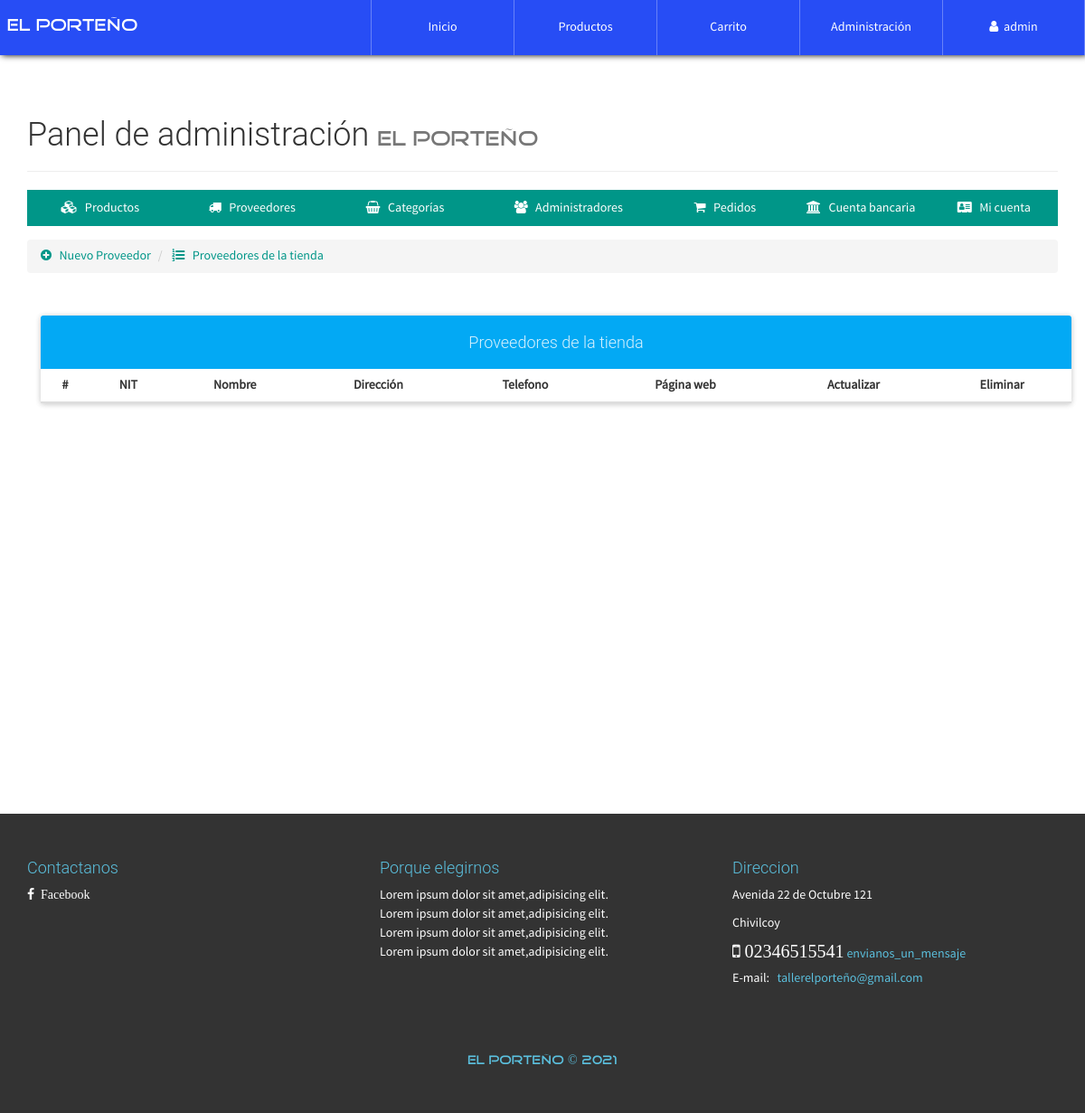
The page /configAdmin.php?view=providerlist (signed in) on the database as committed earlier.
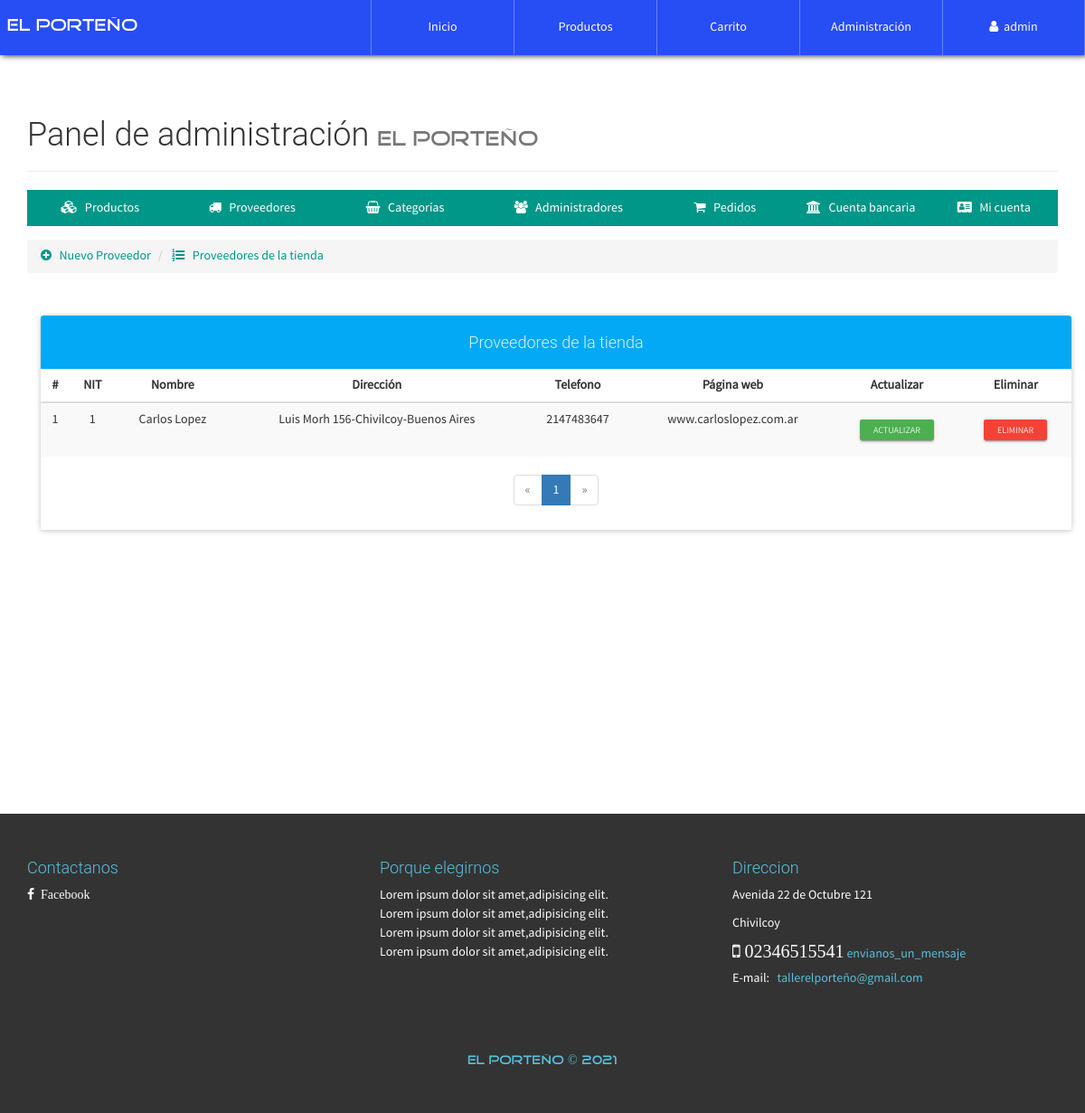
The same page on the database as committed later.
### tables this page shows
CREATE TABLE `proveedor` (
  `NITProveedor` varchar(30) NOT NULL,
  `NombreProveedor` varchar(30) NOT NULL,
  `Direccion` varchar(200) NOT NULL,
  `Telefono` int(20) NOT NULL,
  `PaginaWeb` varchar(30) NOT NULL
);

### admin/providerlist-view.php (the view, shortened to what this page needs)
<ul class="breadcrumb" style="margin-bottom: 5px;">
    <li>
        <a href="configAdmin.php?view=provider">
            <i class="fa fa-plus-circle" aria-hidden="true"></i> &nbsp; Nuevo Proveedor
        </a>
    </li>
    <li>
        <a href="configAdmin.php?view=providerlist"><i class="fa fa-list-ol" aria-hidden="true"></i> &nbsp; Proveedores de la tienda</a>
    </li>
</ul>
<div class="container">
	<div class="row">
		<div class="col-xs-12">
            <br><br>
            <div class="panel panel-info">
                <div class="panel-heading text-center"><h4>Proveedores de la tienda</h4></div>
              	<div class="table-responsive">
                  <table class="table table-striped table-hover">
                      	<thead>
                          	<tr>
								<th class="text-center">#</th>
                              	<th class="text-center">NIT</th>
                              	<th class="text-center">Nombre</th>
                              	<th class="text-center">Dirección</th>
                              	<th class="text-center">Telefono</th>
                              	<th class="text-center">Página web</th>
                              	<th class="text-center">Actualizar</th>
                              	<th class="text-center">Eliminar</th>
                          	</tr>
                      	</thead>
                      	<tbody>
                          	<?php
								$mysqli = mysqli_connect(SERVER, USER, PASS, BD);
								mysqli_set_charset($mysqli, "utf8");
								$pagina = isset($_GET['pag']) ? (int)$_GET['pag'] : 1;
								$regpagina = 30;
								$inicio = ($pagina > 1) ? (($pagina * $regpagina) - $regpagina) : 0;
								$proveedores=mysqli_query($mysqli,"SELECT SQL_CALC_FOUND_ROWS * FROM proveedor LIMIT $inicio, $regpagina");
								$totalregistros = mysqli_query($mysqli,"SELECT FOUND_ROWS()");
								$totalregistros = mysqli_fetch_array($totalregistros, MYSQLI_ASSOC);
								$numeropaginas = ceil($totalregistros["FOUND_ROWS()"]/$regpagina);
								$cr=$inicio+1;
                                while($prov=mysqli_fetch_array($proveedores, MYSQLI_ASSOC)){
                            ?>
							<tr>
								<td class="text-center"><?php echo $cr; ?></td>
								<td class="text-center"><?php echo $prov['NITProveedor']; ?></td>
								<td class="text-center"><?php echo $prov['NombreProveedor']; ?></td>
								<td class="text-center"><?php echo $prov['Direccion']; ?></td>
								<td class="text-center"><?php echo $prov['Telefono']; ?></td>
								<td class="text-center"><?php echo $prov['PaginaWeb']; ?></td>
								<td class="text-center">
	                        		<a href="configAdmin.php?view=providerinfo&code=<?php echo $prov['NITProveedor']; ?>" class="btn btn-raised btn-xs btn-success">Actualizar</a>
	                        	</td>
	                        	<td class="text-center">
	                        		<form action="process/delprove.php" method="POST" class="FormCatElec" data-form="delete">
	                        			<button type="submit" class="btn btn-raised btn-xs btn-danger">Eliminar</button>
	                        		</form>
	                        	</td>
                            <?php
                            	$cr++;
                                }
                            ?>
                      	</tbody>
                  </table>
              	</div>
                <?php if($numeropaginas>=1): ?>
              	<div class="text-center">
                  <ul class="pagination">
                    <?php if($pagina == 1): ?>
                        <li class="disabled">
                            <a>
                                <span aria-hidden="true">&laquo;</span>
                            </a>
                        </li>
                    <?php endif; ?>
                    <?php
                        for($i=1; $i <= $numeropaginas; $i++ ){
                            if($pagina == $i){
                                echo '<li class="active"><a href="configAdmin.php?view=providerlist&pag='.$i.'">'.$i.'</a></li>';
                            }else{
                                echo '<li><a href="configAdmin.php?view=providerlist&pag='.$i.'">'.$i.'</a></li>';
                            }
                        }
                    ?>
                    <?php if($pagina == $numeropaginas): ?>
                        <li class="disabled">
                            <a>
                                <span aria-hidden="true">&raquo;</span>
                            </a>
                        </li>
                    <?php endif; ?>
                  </ul>
                </div>
                <?php endif; ?>
            </div>
        </div>
	</div>
</div>

Rows that differ between the two databases and show on the page:
added proveedor: NITProveedor "1", NombreProveedor "Carlos Lopez", Direccion "Luis Morh 156-Chivilcoy-Buenos Aires", Telefono "2147483647", PaginaWeb "www.carloslopez.com.ar"
Other text that changed with them:
new list line: "1"
